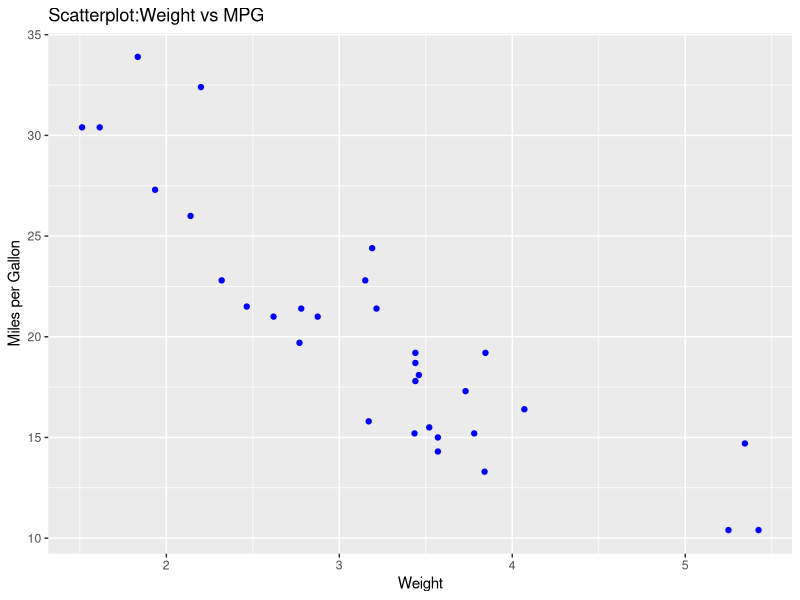
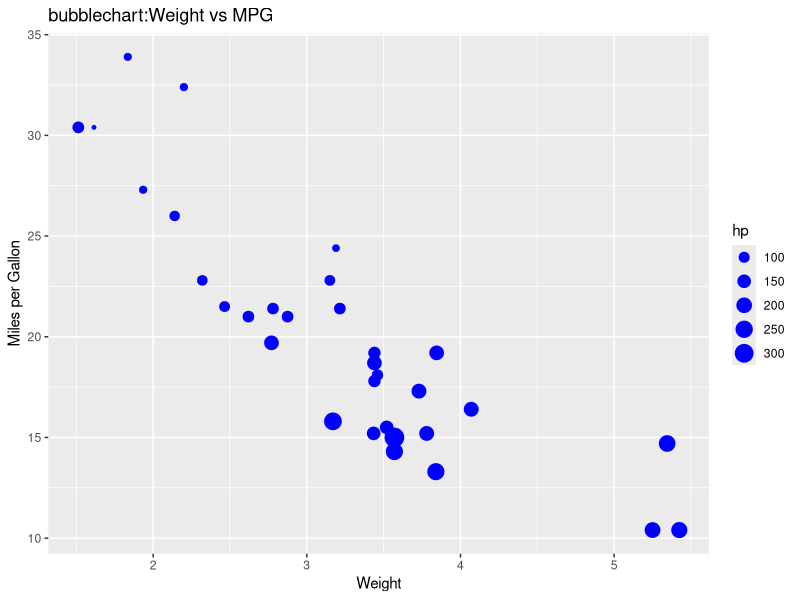
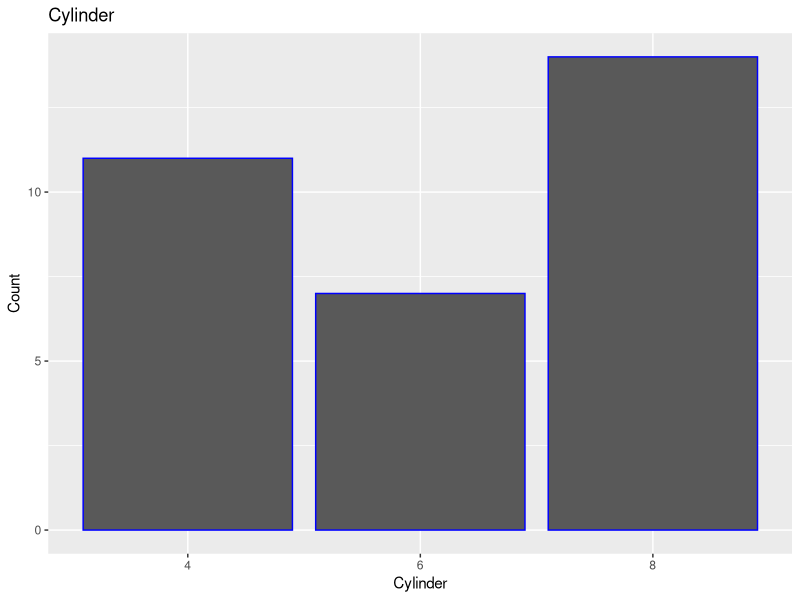
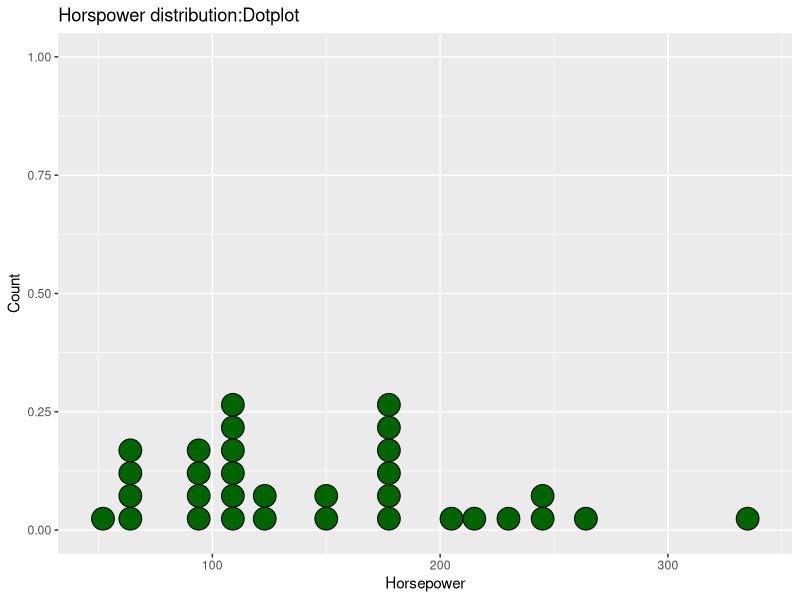
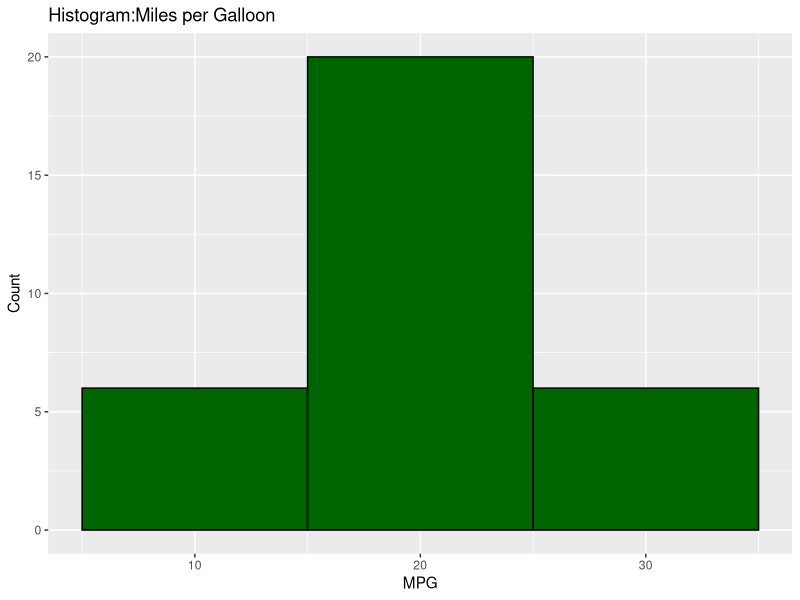
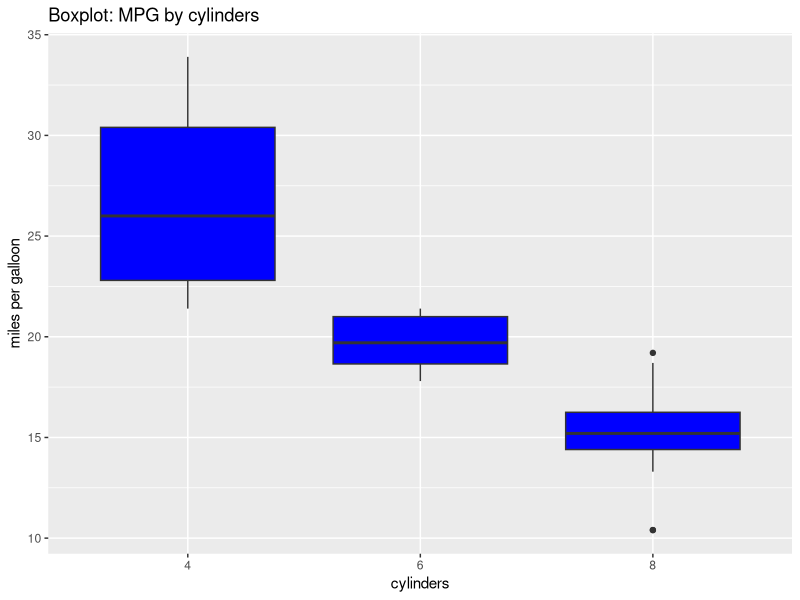
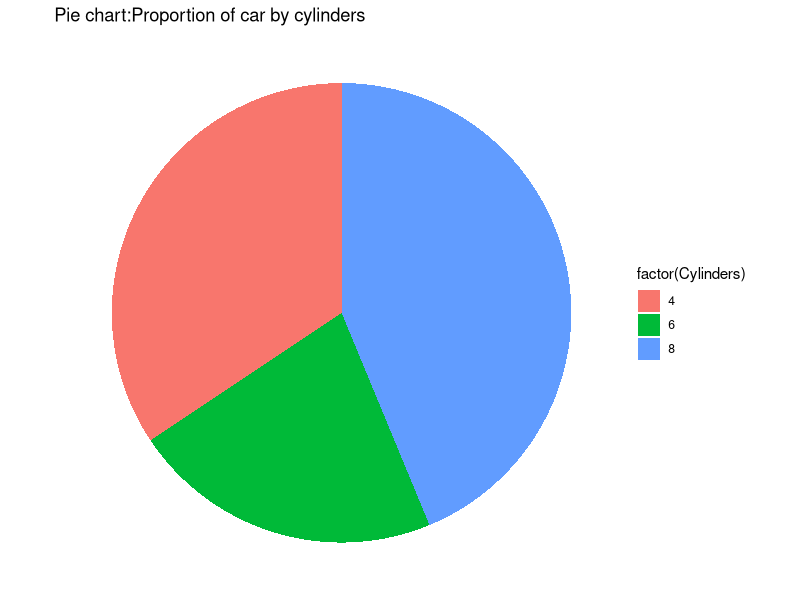

Generate these figures, in order, with R:
library(ggplot2)

data("mtcars")

ggplot(mtcars,aes(x=wt,y=mpg))+
    geom_point(color="blue")+
    labs(title="Scatterplot:Weight vs MPG", x="Weight",y="Miles per Gallon")

ggplot(mtcars,aes(x=wt,y=mpg,size=hp,color=hp))+
    geom_point(color="blue")+
    labs(title="bubblechart:Weight vs MPG", x="Weight",y="Miles per Gallon")


ggplot(mtcars,aes(x=factor(cyl)))+
    geom_bar(color="blue")+
    labs(title="Cylinder", x="Cylinder",y="Count")

ggplot(mtcars,aes(x=hp))+
    geom_dotplot(fill="darkgreen",binwidth=10)+
    labs(title="Horspower distribution:Dotplot", x="Horsepower",y="Count")

ggplot(mtcars,aes(x=mpg))+
    geom_histogram(fill="darkgreen",binwidth=10,color="black")+
    labs(title="Histogram:Miles per Galloon", x="MPG",y="Count")

ggplot(mtcars,aes(x=factor(cyl),y=mpg))+
    geom_boxplot(fill="blue")+
    labs(title="Boxplot: MPG by cylinders", x="cylinders",y="miles per galloon")

cyl_data<-as.data.frame(table(mtcars$cyl))
colnames(cyl_data) <- c("Cylinders","Count")
ggplot(cyl_data,aes(x="",y=Count,fill=factor(Cylinders)))+
    geom_bar(stat="identity",width=1)+
    coord_polar("y")+
    labs(title="Pie chart:Proportion of car by cylinders")+
    theme_void()